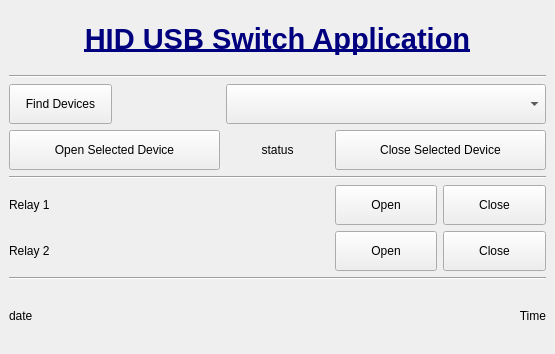
<?xml version="1.0" encoding="UTF-8"?>
<ui version="4.0">
 <class>MainWindow</class>
 <widget class="QMainWindow" name="MainWindow">
  <property name="geometry">
   <rect>
    <x>0</x>
    <y>0</y>
    <width>555</width>
    <height>354</height>
   </rect>
  </property>
  <property name="windowTitle">
   <string>MainWindow</string>
  </property>
  <widget class="QWidget" name="centralwidget">
   <layout class="QGridLayout" name="gridLayout">
    <item row="8" column="4">
     <widget class="QPushButton" name="pbCloseRelay2">
      <property name="minimumSize">
       <size>
        <width>0</width>
        <height>40</height>
       </size>
      </property>
      <property name="text">
       <string>Close</string>
      </property>
     </widget>
    </item>
    <item row="0" column="0" colspan="5">
     <widget class="QLabel" name="label">
      <property name="font">
       <font>
        <pointsize>22</pointsize>
        <italic>false</italic>
        <bold>true</bold>
        <underline>true</underline>
       </font>
      </property>
      <property name="styleSheet">
       <string notr="true">font: 700 22pt;
color: rgb(0, 0, 127);
text-decoration:underline;
</string>
      </property>
      <property name="text">
       <string>HID USB Switch Application</string>
      </property>
      <property name="alignment">
       <set>Qt::AlignCenter</set>
      </property>
     </widget>
    </item>
    <item row="9" column="0" colspan="5">
     <widget class="Line" name="line_2">
      <property name="orientation">
       <enum>Qt::Horizontal</enum>
      </property>
     </widget>
    </item>
    <item row="3" column="3" colspan="2">
     <widget class="QPushButton" name="pbCloseSelectedDevices">
      <property name="minimumSize">
       <size>
        <width>0</width>
        <height>40</height>
       </size>
      </property>
      <property name="text">
       <string>Close Selected Device</string>
      </property>
     </widget>
    </item>
    <item row="2" column="0">
     <widget class="QPushButton" name="pbFindDevices">
      <property name="minimumSize">
       <size>
        <width>0</width>
        <height>40</height>
       </size>
      </property>
      <property name="text">
       <string>Find Devices</string>
      </property>
     </widget>
    </item>
    <item row="7" column="0">
     <widget class="QLabel" name="lblRelay1_Status">
      <property name="text">
       <string>Relay 1</string>
      </property>
     </widget>
    </item>
    <item row="7" column="4">
     <widget class="QPushButton" name="pbCloseRelay1">
      <property name="minimumSize">
       <size>
        <width>0</width>
        <height>40</height>
       </size>
      </property>
      <property name="text">
       <string>Close</string>
      </property>
     </widget>
    </item>
    <item row="3" column="0" colspan="2">
     <widget class="QPushButton" name="pbOpenSelectedDevices">
      <property name="minimumSize">
       <size>
        <width>0</width>
        <height>40</height>
       </size>
      </property>
      <property name="text">
       <string>Open Selected Device</string>
      </property>
     </widget>
    </item>
    <item row="4" column="0" colspan="5">
     <widget class="Line" name="line">
      <property name="orientation">
       <enum>Qt::Horizontal</enum>
      </property>
     </widget>
    </item>
    <item row="3" column="2">
     <widget class="QLabel" name="lblDeviceStatus">
      <property name="text">
       <string>status</string>
      </property>
      <property name="alignment">
       <set>Qt::AlignCenter</set>
      </property>
     </widget>
    </item>
    <item row="2" column="2" colspan="3">
     <widget class="QComboBox" name="cmbListDevices">
      <property name="minimumSize">
       <size>
        <width>0</width>
        <height>40</height>
       </size>
      </property>
     </widget>
    </item>
    <item row="8" column="0">
     <widget class="QLabel" name="lblRelay2_Status">
      <property name="text">
       <string>Relay 2</string>
      </property>
     </widget>
    </item>
    <item row="10" column="0" colspan="2">
     <widget class="QLabel" name="lblDate">
      <property name="text">
       <string>date</string>
      </property>
     </widget>
    </item>
    <item row="10" column="3" colspan="2">
     <widget class="QLabel" name="lblTime">
      <property name="text">
       <string>Time</string>
      </property>
      <property name="alignment">
       <set>Qt::AlignRight|Qt::AlignTrailing|Qt::AlignVCenter</set>
      </property>
     </widget>
    </item>
    <item row="1" column="0" colspan="5">
     <widget class="Line" name="line_3">
      <property name="orientation">
       <enum>Qt::Horizontal</enum>
      </property>
     </widget>
    </item>
    <item row="7" column="3">
     <widget class="QPushButton" name="pbOpenRelay1">
      <property name="minimumSize">
       <size>
        <width>0</width>
        <height>40</height>
       </size>
      </property>
      <property name="text">
       <string>Open</string>
      </property>
     </widget>
    </item>
    <item row="8" column="3">
     <widget class="QPushButton" name="pbOpenRelay2">
      <property name="minimumSize">
       <size>
        <width>0</width>
        <height>40</height>
       </size>
      </property>
      <property name="text">
       <string>Open</string>
      </property>
     </widget>
    </item>
   </layout>
  </widget>
 </widget>
 <resources/>
 <connections/>
</ui>
